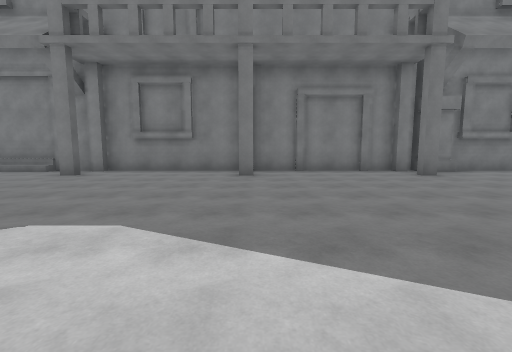
[1] (above)

22 first-person views from a walk through a Unity game level. The camera is 1.4 m above the floor, tilts 6° down and sees 90° across. The floor is counted in squares, 2 m on a side. Each view is taken from the middle of a square. On the plan, view 1 faces up. The plan holds only what a view shows up to about 9 squares ahead; the rest is blank. The place goes on beyond the plan.

[2]
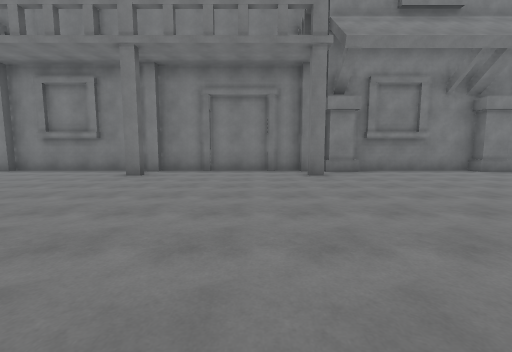

[3]
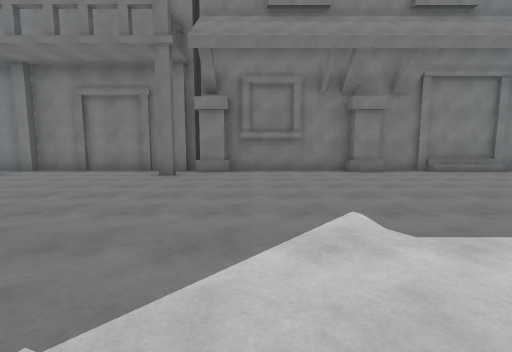

[4]
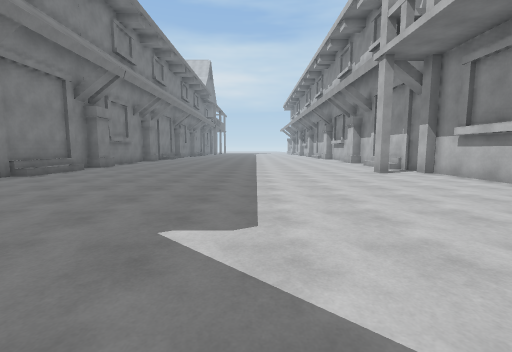

[5]
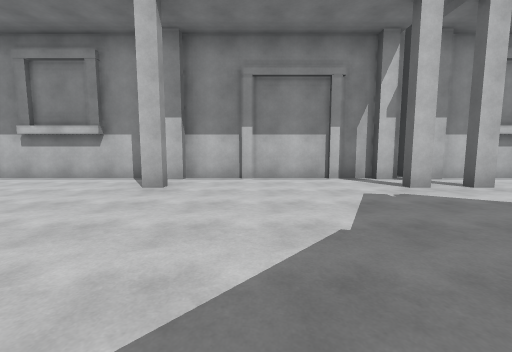

[6]
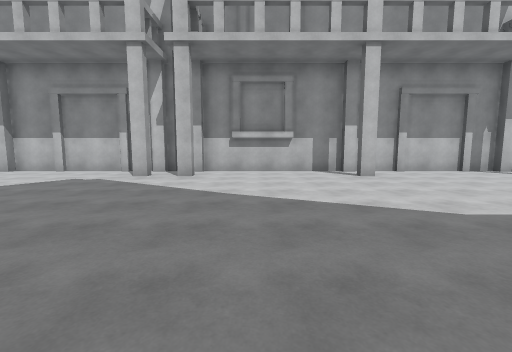

[7]
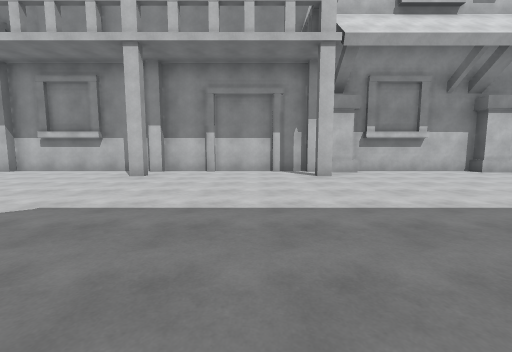

[8]
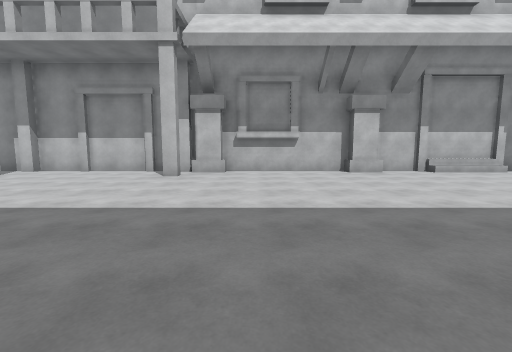

[9]
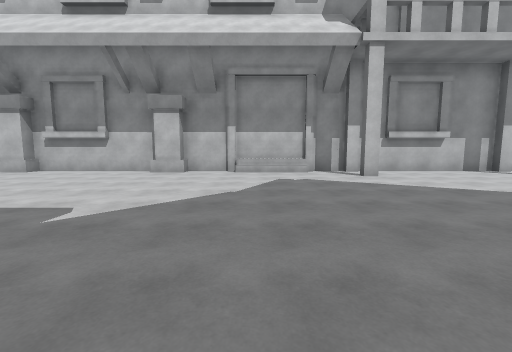

[10]
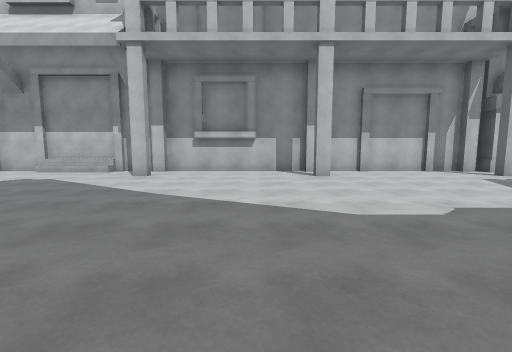

[11]
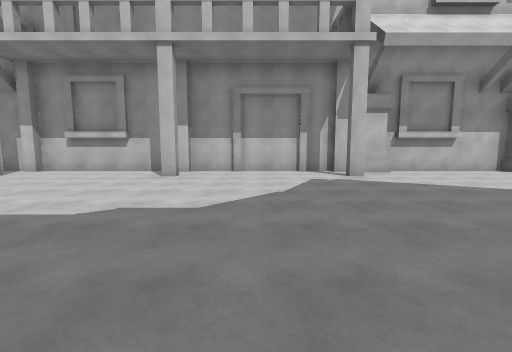

[12]
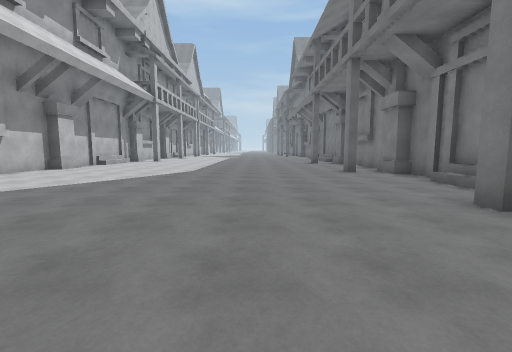

[13]
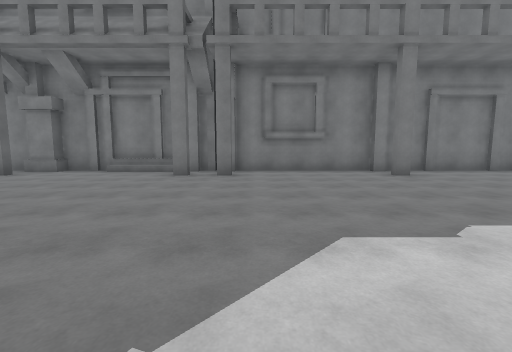

[14]
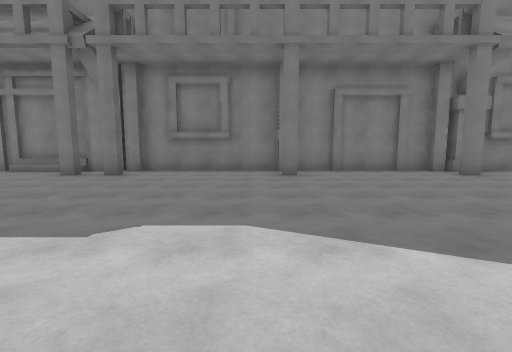

[15]
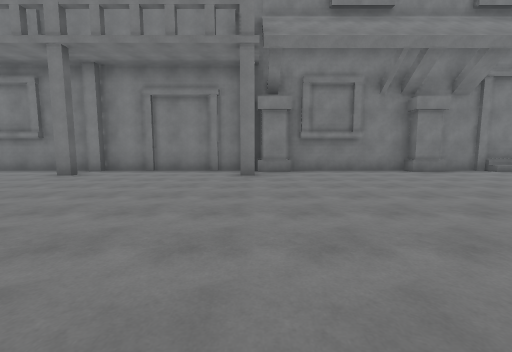

[16]
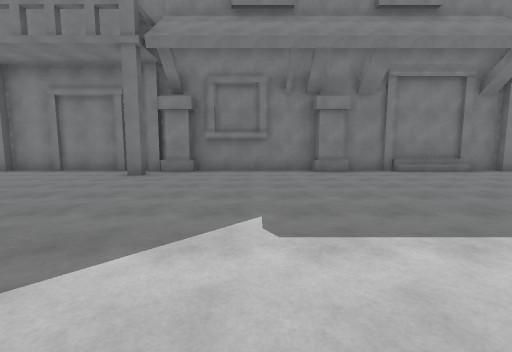

[17]
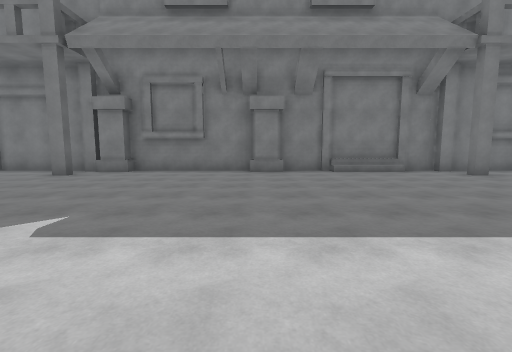

[18]
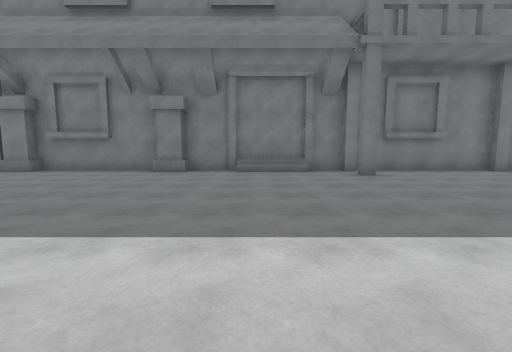

[19]
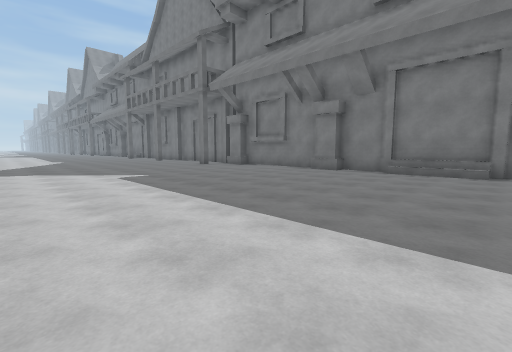

[20]
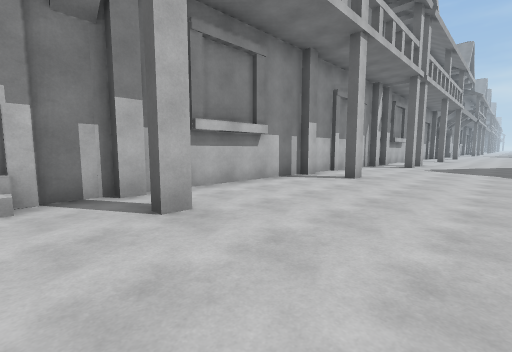

[21]
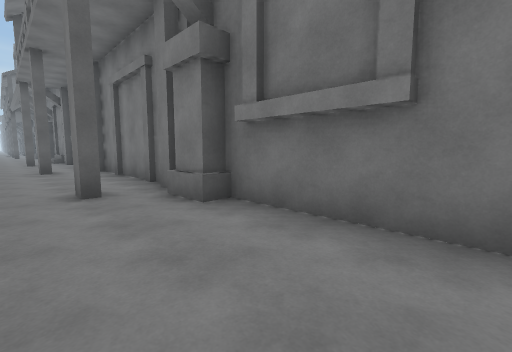

[22]
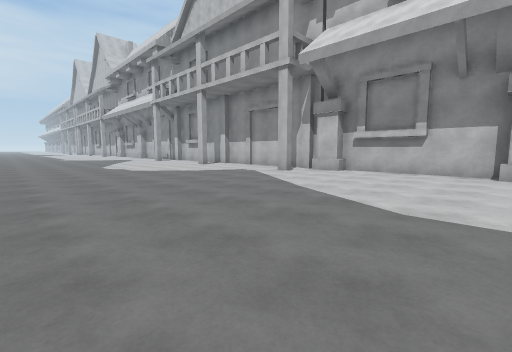

### Floor plan
Points are (right, up) in squares from view 1. A wall is a line through its corners. A room is listed if a view was taken in it or the views show most of it. See-through windows are left out.
Room 1 (views 1, 2, 3, 4, 5, 6, 7, 8, 9, 10, 11, 12, 13, 14, 15, 16, 17, 18, 19, 20, 21, 22)
walls: (-8, -2.9) (-7.1, -2.9); (-7, -2.9) (-6.5, -2.9); (-11.9, -2.7) (-11.9, -3.2); (-6.6, -3.2) (-2, -3.2); (-12.7, -2.9) (-11.9, -2.9); (-4.8, 6.8) (-5.2, 6.8); (-12.7, -3.2) (-12.7, -2.7); (-10.3, 8.4) (-10.3, 8) (-11.1, 8) (-11.1, 8.4); (-5.1, 8.3) (-15.1, 8.3) (-15.1, 8) (-16.5, 8); (-2.1, -2.9) (-1.6, -2.9); (-16, 6.8) (-16.5, 6.8); (-1.8, -3.2) (2.8, -3.2); (-15.8, 7.8) (-15.8, 8.4); (-16.4, 8.3) (-21, 8.3); (0, 6.8) (-0.5, 6.8); (-17.9, -3.2) (-7.9, -3.2) (-7.9, -2.7); (-18.2, -2.9) (-17.8, -2.9); (-0.4, 8.3) (-4.9, 8.3); (2.6, -1.6) (3.1, -1.6); (-20.9, 6.8) (-21.4, 6.8); (3.8, -1.6) (4.2, -1.6); (3.8, -2.9) (4.2, -2.9); (-21.2, 8.3) (-25.8, 8.3); (4.1, -3.2) (8.8, -3.2); (-22.6, -3.2) (-18.1, -3.2); (4.9, 6.8) (4.4, 6.8); (-23, -2.9) (-22.5, -2.9); (4.5, 8.3) (-0.2, 8.3); (5.1, 8.9) (5.1, 8.2); (-25.6, 6.8) (-26.1, 6.8); (8.6, -2.9) (9.1, -2.9); (-26.8, 6.8) (-27.2, 6.8); (9, -3.2) (13.5, -3.2); (-27.5, -3.2) (-22.9, -3.2); (-27.2, 8.3) (-31.2, 8.3) (-31.2, 8) (-32.1, 8); (-27.9, -2.9) (-27.4, -2.9); (-28.2, -2.7) (-28.2, -3.4); (-29, -2.9) (-28.1, -2.9); (13.4, -2.9) (13.9, -2.9); (-31.6, 6.8) (-32.1, 6.8); (13.8, -3.2) (14.9, -3.2); (-32.2, 8.3) (-33.1, 8.3); (-32.8, -2.6) (-32.8, -3.2) (-28.9, -3.2) (-28.9, -2.7); (15.4, 8.3) (10.8, 8.3) (10.8, 8) (10, 8) (10, 8.3) (6, 8.3) (6, 8) (5.3, 8) (5.3, 8.8)
low walls: (-7.9, -2.7) (-7, -2.7); (-12.7, -2.7) (-11.9, -2.7); (-28.9, -2.7) (-28.2, -2.7); (14.9, -3.2) (14.9, -2.6)
ways out: gap at (-21, 8); gap at (-5, 8); gap at (0, 8)

Where each view was taken, in squares from view 1:
view 1: 0 up, 0 right, facing up
view 2: 0 up, 3 right, facing up
view 3: 0 up, 7 right, facing up
view 4: 2 up, 6 right, facing right
view 5: 3 up, 7 right, facing down
view 6: 5 up, 1 right, facing down
view 7: 5 up, 5 left, facing down
view 8: 5 up, 9 left, facing down
view 9: 5 up, 15 left, facing down
view 10: 5 up, 21 left, facing down
view 11: 5 up, 25 left, facing down
view 12: 4 up, 24 left, facing left
view 13: 0 up, 25 left, facing up
view 14: 0 up, 22 left, facing up
view 15: 0 up, 16 left, facing up
view 16: 0 up, 13 left, facing up
view 17: 0 up, 11 left, facing up
view 18: 0 up, 8 left, facing up
view 19: 0 up, 15 right, facing up-left
view 20: 1 up, 15 right, facing down-left
view 21: 6 up, 9 right, facing up-left
view 22: 5 up, 33 left, facing down-right
